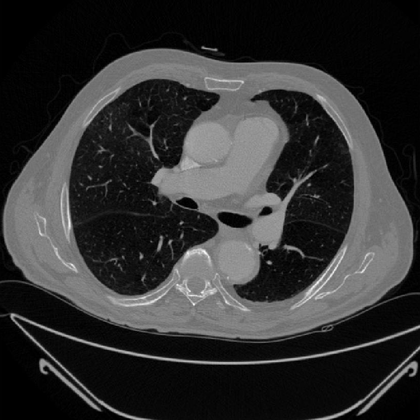
%> input picture Task2/Lung_130.bmp, 420 x 420 px, shrunk from 823 x 823 before the run
$ octave katipaeistraba.m   (GNU Octave 9; MATLAB toolbox functions it lacks are replaced by stand-ins)
%> lines starting %> are read from the running program, lines starting %| are printed output that depends on the picture
### Task2/loadImage.m

function [im1]=loadImage(imName)
%> called with imName = 'Lung_130.bmp'
if(imName(end-1:end) == 'cm')
    im = dicomread(imName);
else
    im = imread(imName);
%> im is the input picture: size 420x420 uint8; min 0, max 250, mean 50.7
end
if (size(im,3)>1)
    im1=rgb2gray(im);
else
    im1=im;
end

### Task2/katipaeistraba.m
tic% function [im1] = DIPLO_PARA8YRO(im,ww1,wl1,ww2,wl2,image_depth,tones)
imageFile='Lung_130.bmp';
im=loadImage(imageFile);
im=double(im);
%> im: size 420x420 double
image_depth=256;tones=256;

wl1=10;ww1=50;
wl2=140;ww2=80;

N=size(im,1);M=size(im,2);
%> after `N=size(im,1)`: N = 420
%> after `M=size(im,2)`: M = 420
half = ((tones/2)-1);

%οριζω τα ακρα του 1ου παράθυρου
ve1=round((wl1 + 1/2*ww2))
vs1 = wl1 - 1/2*ww1

%οριζω τα ακρα του 2ου παράθυρου

ve2=(round(wl2 + 1/2*ww2))
vs2=wl2- 1/2*ww2

if(vs2<ve1)
    new_point=(round((vs2+ve1)/2.0));
    ve1 = new_point;
    vs2 = ve1;
end
%Θέτει 0 το κατώτατο άκρο του 1ου παράθυρου
if (vs1<0) vs1=0;end

%Θέτει 255 το ανώτατο άκρο του 2ου παράθυρου σε περίπτωση που ξεφύγει
if (ve2>image_depth) ve2 = image_depth; end

% 0.011737 seconds.
%0.007360 seconds.
im1=zeros(N,M);


for i=1:N
    for j=1:M

        if im(i,j)<vs1 im(i,j)=0; end

         if (im(i,j)>=vs1) && (im(i,j)<=ve1)

             t= round(((half-0)/(ve1-vs1)*(im(i,j)-vs1) +0.0));
             im1(i,j)=round(t);
         end

         if  (im(i,j)>ve1 && im(i,j)<vs2 )
            im1(i,j)=half+1;

         end

         if (im(i,j) >=vs2 && im(i,j)<= ve2)

           t= round ( (  ( (tones-1)-(half+1) )/(ve2-vs2) )*(im(i,j)-vs2) + (half+1));
             im1(i,j)=round(t);

         end

          if im(i,j)>ve2
             im(i,j)=tones-1;
         end
    end
end
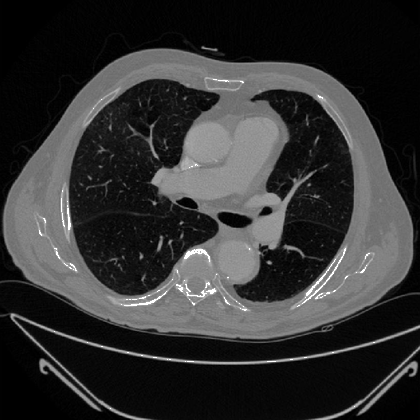
%> im: size 420x420 double; min 0, max 255, mean 51
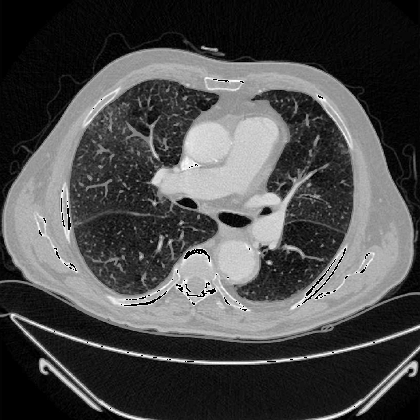
%> im1: size 420x420 double; min 0, max 255, mean 75.5
%> after the loop, t = 5


        imshow(im1,[]);


toc

$ run again, with Task2/Pelvis.bmp copied over Task2/Lung_130.bmp
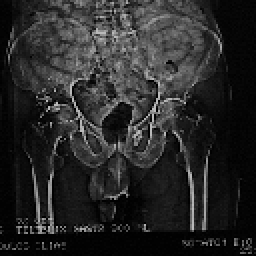
%> input picture Task2/Pelvis.bmp, 128 x 128 px (shown 2 times larger)
%> in loadImage, im is the input picture: size 128x128 uint8; min 1, max 186, mean 40
%> after the loop `for i=1:N`:
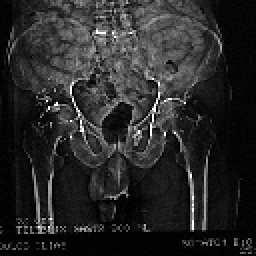
%> im: size 128x128 double (shown 2 times larger); min 1, max 255, mean 40.4
%> after the loop `for i=1:N`:
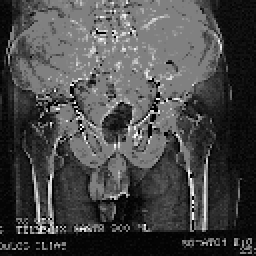
%> im1: size 128x128 double (shown 2 times larger); min 0, max 255, mean 72.1
%> after the loop `for i=1:N`: t = 3
